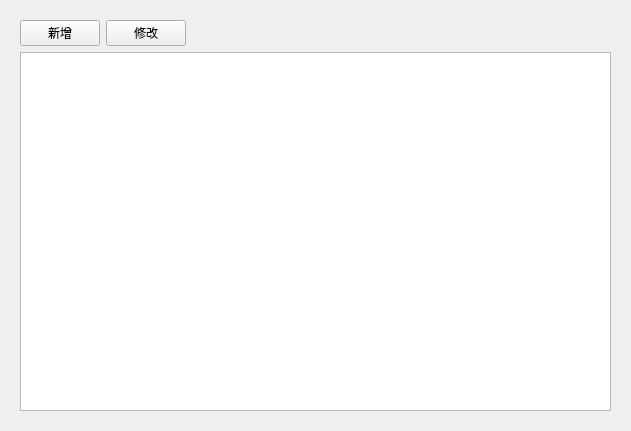
<?xml version="1.0" encoding="UTF-8"?>
<ui version="4.0">
 <class>QShowWidget</class>
 <widget class="QWidget" name="QShowWidget">
  <property name="geometry">
   <rect>
    <x>0</x>
    <y>0</y>
    <width>631</width>
    <height>431</height>
   </rect>
  </property>
  <property name="windowTitle">
   <string>Form</string>
  </property>
  <layout class="QGridLayout" name="gridLayout_2">
   <item row="0" column="0">
    <widget class="QStackedWidget" name="stackedWidget">
     <property name="currentIndex">
      <number>0</number>
     </property>
     <widget class="QWidget" name="personalProblem">
      <layout class="QVBoxLayout" name="verticalLayout">
       <item>
        <layout class="QHBoxLayout" name="horizontalLayout_3">
         <item>
          <widget class="QPushButton" name="pushButton_8">
           <property name="text">
            <string>新增</string>
           </property>
          </widget>
         </item>
         <item>
          <widget class="QPushButton" name="pushButton_9">
           <property name="text">
            <string>修改</string>
           </property>
          </widget>
         </item>
         <item>
          <spacer name="horizontalSpacer_3">
           <property name="orientation">
            <enum>Qt::Horizontal</enum>
           </property>
           <property name="sizeHint" stdset="0">
            <size>
             <width>40</width>
             <height>20</height>
            </size>
           </property>
          </spacer>
         </item>
        </layout>
       </item>
       <item>
        <widget class="QTableWidget" name="tableWidget"/>
       </item>
      </layout>
     </widget>
     <widget class="QWidget" name="allProblem">
      <layout class="QGridLayout" name="gridLayout">
       <item row="0" column="0">
        <layout class="QHBoxLayout" name="horizontalLayout">
         <item>
          <widget class="QPushButton" name="pushBtn_remove">
           <property name="text">
            <string>刷新</string>
           </property>
          </widget>
         </item>
         <item>
          <widget class="QPushButton" name="pushBtn_delete">
           <property name="text">
            <string>删除</string>
           </property>
          </widget>
         </item>
         <item>
          <widget class="QPushButton" name="pushBtn_model3">
           <property name="text">
            <string>model3</string>
           </property>
          </widget>
         </item>
         <item>
          <spacer name="horizontalSpacer">
           <property name="orientation">
            <enum>Qt::Horizontal</enum>
           </property>
           <property name="sizeHint" stdset="0">
            <size>
             <width>40</width>
             <height>20</height>
            </size>
           </property>
          </spacer>
         </item>
         <item>
          <widget class="QLineEdit" name="lineEdit">
           <property name="text">
            <string>搜索</string>
           </property>
          </widget>
         </item>
         <item>
          <widget class="QPushButton" name="pushButton">
           <property name="text">
            <string>搜索</string>
           </property>
          </widget>
         </item>
         <item>
          <widget class="QPushButton" name="pushButton_6">
           <property name="text">
            <string>导出</string>
           </property>
          </widget>
         </item>
        </layout>
       </item>
       <item row="1" column="0">
        <widget class="QTableView" name="tableView"/>
       </item>
      </layout>
     </widget>
     <widget class="QWidget" name="page_2">
      <layout class="QGridLayout" name="gridLayout_3">
       <item row="0" column="0">
        <layout class="QHBoxLayout" name="horizontalLayout_2">
         <item>
          <widget class="QPushButton" name="pushButton_3">
           <property name="text">
            <string>刷新</string>
           </property>
          </widget>
         </item>
         <item>
          <widget class="QPushButton" name="pushButton_4">
           <property name="text">
            <string>新增</string>
           </property>
          </widget>
         </item>
         <item>
          <widget class="QPushButton" name="pushButton_5">
           <property name="text">
            <string>PushButton</string>
           </property>
          </widget>
         </item>
         <item>
          <spacer name="horizontalSpacer_2">
           <property name="orientation">
            <enum>Qt::Horizontal</enum>
           </property>
           <property name="sizeHint" stdset="0">
            <size>
             <width>40</width>
             <height>20</height>
            </size>
           </property>
          </spacer>
         </item>
        </layout>
       </item>
       <item row="1" column="0">
        <widget class="QTableView" name="tableView_2"/>
       </item>
      </layout>
     </widget>
    </widget>
   </item>
  </layout>
  <zorder>stackedWidget</zorder>
  <zorder>tableWidget</zorder>
 </widget>
 <resources/>
 <connections/>
</ui>
